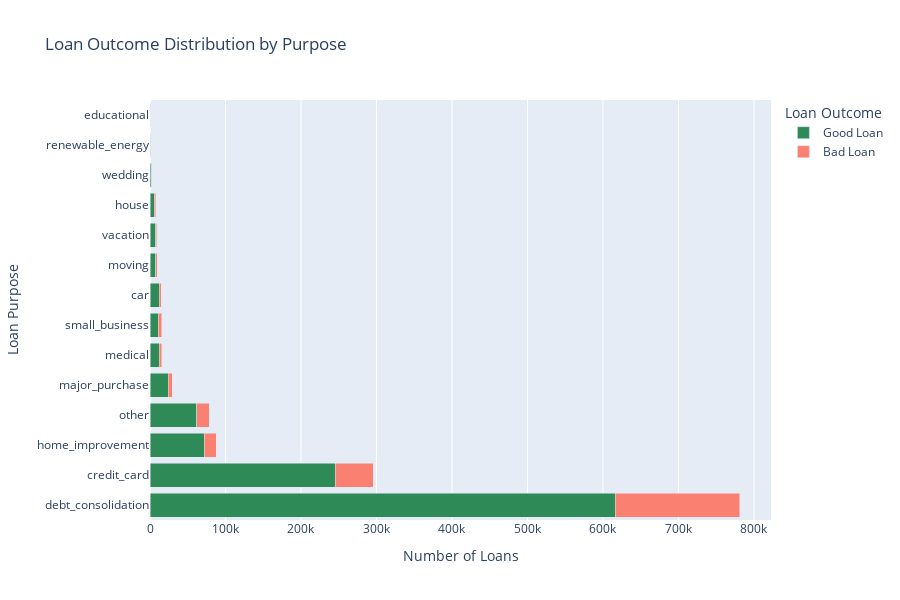

The notebook cell saved with this chart:
### Markdown cell above
#### Loan Purpose Analysis: Balancing Volume and Risk

This interactive chart breaks down the total number of loans for each purpose by their final outcome. The bars are sorted by total volume, placing the most common loan purposes at the top.

Hover over any segment to see the exact count of good or bad loans and, most importantly, the **overall default rate for that purpose**. This allows for a quick assessment of which business lines are both high-volume and high-risk.

**Key Insight**: While debt_consolidation is by far the largest category, it has a moderate default rate. In contrast, smaller categories like small_business have a much higher proportion of bad loans (the red segment), indicating they are significantly riskier despite their lower volume.

### Code cell
feature = 'purpose'

counts = loan_data.groupby([feature, 'loan_status_binary']).size().reset_index(name='count')
counts['loan_status_str'] = counts['loan_status_binary'].map({0: 'Good Loan', 1: 'Bad Loan'})

# Calculate total counts and default rates for sorting and hover information (this part is fine as it is)
purpose_agg = loan_data.groupby(feature).agg(
    total_loans=('loan_status_binary', 'count'),
    bad_loans=('loan_status_binary', lambda x: (x == 1).sum())
)
purpose_agg['default_rate'] = purpose_agg['bad_loans'] / purpose_agg['total_loans']

# Merge the default rate back into the counts dataframe for hover display
counts = counts.merge(purpose_agg[['default_rate']], left_on=feature, right_index=True)

# Get the order for sorting the y-axis (most frequent purpose on top)
y_axis_order = purpose_agg['total_loans'].sort_values(ascending=True).index

# Create the Interactive Bar Chart
fig = px.bar(
    counts,
    y=feature,
    x='count',
    color='loan_status_str',
    title='Loan Outcome Distribution by Purpose',
    orientation='h',
    barmode='stack',
    category_orders={feature: y_axis_order},
    color_discrete_map={
        'Good Loan': 'seagreen',
        'Bad Loan': 'salmon'
    },
    hover_data={
        'count': ':,',
        'default_rate': ':.2%'
    },
    labels={'count': 'Number of Loans', 'purpose': 'Loan Purpose', 'loan_status_str': 'Loan Outcome'}
)

fig.update_layout(
    height=600,
    legend_title='Loan Outcome'
)

fig.show()

### Figure 1 — Plotly figure (JSON) as saved in the notebook; plotly's stock layout.template omitted (floating-point values rounded to 4 significant figures)
{"data": [{"customdata": [[0.1472], [0.1693], [0.2116], [0.208], [0.1776], [0.2191], [0.1861], [0.2185], [0.234], [0.2108], [0.2372], [0.2986], [0.192], [0.1243]], "hovertemplate": "Loan Outcome=Good Loan<br>Number of Loans=%{x:,}<br>Loan Purpose=%{y}<br>default_rate=%{customdata[0]:.2%}<extra></extra>", "legendgroup": "Good Loan", "marker": {"color": "seagreen", "pattern": {"shape": ""}}, "name": "Good Loan", "orientation": "h", "showlegend": true, "textposition": "auto", "type": "bar", "x": [12495, 245568, 616115, 335, 72145, 5699, 24052, 12203, 7297, 61793, 714, 10925, 7340, 2058], "xaxis": "x", "y": ["car", "credit_card", "debt_consolidation", "educational", "home_improvement", "house", "major_purchase", "medical", "moving", "other", "renewable_energy", "small_business", "vacation", "wedding"], "yaxis": "y"}, {"customdata": [[0.1472], [0.1693], [0.2116], [0.208], [0.1776], [0.2191], [0.1861], [0.2185], [0.234], [0.2108], [0.2372], [0.2986], [0.192], [0.1243]], "hovertemplate": "Loan Outcome=Bad Loan<br>Number of Loans=%{x:,}<br>Loan Purpose=%{y}<br>default_rate=%{customdata[0]:.2%}<extra></extra>", "legendgroup": "Bad Loan", "marker": {"color": "salmon", "pattern": {"shape": ""}}, "name": "Bad Loan", "orientation": "h", "showlegend": true, "textposition": "auto", "type": "bar", "x": [2157, 50057, 165327, 88, 15576, 1599, 5498, 3411, 2229, 16508, 222, 4652, 1744, 292], "xaxis": "x", "y": ["car", "credit_card", "debt_consolidation", "educational", "home_improvement", "house", "major_purchase", "medical", "moving", "other", "renewable_energy", "small_business", "vacation", "wedding"], "yaxis": "y"}], "layout": {"barmode": "stack", "height": 600, "legend": {"title": {"text": "Loan Outcome"}, "tracegroupgap": 0}, "title": {"text": "Loan Outcome Distribution by Purpose"}, "xaxis": {"anchor": "y", "domain": [0, 1], "title": {"text": "Number of Loans"}}, "yaxis": {"anchor": "x", "categoryarray": ["debt_consolidation", "credit_card", "home_improvement", "other", "major_purchase", "medical", "small_business", "car", "moving", "vacation", "house", "wedding", "renewable_energy", "educational"], "categoryorder": "array", "domain": [0, 1], "title": {"text": "Loan Purpose"}}}}
